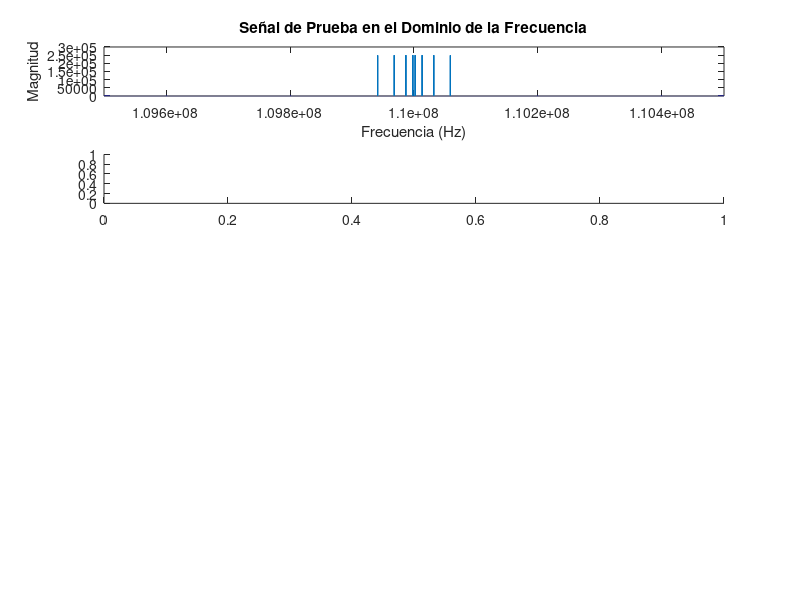

Source code (MATLAB): (Note: this script raises an error after producing the figure.)
pkg load signal; % Cargar el paquete de señales si está disponible

% Parámetros iniciales
fs = 1e6; % Frecuencia de muestreo (Hz)
t = linspace(0, 1, fs); % Vector de tiempo de 1 segundo

% Crear señal de prueba centrada en 110 MHz con componentes en frecuencias específicas
fc = 110e6; % Frecuencia central de 110 MHz
f1 = 1875; % Frecuencia de 1875 Hz
f2 = 13125; % Frecuencia de 13125 Hz
f3 = 31875; % Frecuencia de 31875 Hz
f4 = 58625; % Frecuencia de 58625 Hz

% Generar la señal de prueba (modulación de amplitud)
test_signal = cos(2 * pi * f1 * t) + cos(2 * pi * f2 * t) + cos(2 * pi * f3 * t) + cos(2 * pi * f4 * t);
FMmodulada = test_signal .* cos(2 * pi * fc * t);

% Transformar la señal de prueba al dominio de la frecuencia
FMmodulada_freq = fft(FMmodulada);
f_FMmodulada = linspace(-fs/2, fs/2, length(FMmodulada_freq)) + fc; % Ajuste para centrar en 110 MHz

% Crear oscilador local de 99.3 MHz para obtener una IF de 10.7 MHz
f_lo = 99.3e6; % Frecuencia del oscilador local
osc_lo = cos(2 * pi * f_lo * t); % Señal del oscilador local

% Mezclar la señal de prueba con el oscilador local para obtener la señal IF
IF_signal = FMmodulada .* osc_lo;

% Transformar la señal IF al dominio de la frecuencia
IF_signal_freq = fft(IF_signal);
f_IF = linspace(-fs/2, fs/2, length(IF_signal_freq)) + (fc - f_lo); % Ajuste para centrar en la nueva frecuencia intermedia de 10.7 MHz

% Identificar las componentes de frecuencia significativas
magnitudes = abs(IF_signal_freq);
threshold = max(magnitudes) * 0.1; % Umbral para identificar picos significativos

% Encuentra los picos manualmente
peaks = [];
locs = [];
for i = 2:length(magnitudes)-1
    if magnitudes(i) > magnitudes(i-1) && magnitudes(i) > magnitudes(i+1) && magnitudes(i) > threshold
        peaks = [peaks; magnitudes(i)];
        locs = [locs; i];
    end
end

% Calcular el desplazamiento desde la frecuencia central
frecuencia_central = 10.7e6;
desplazamiento_derecha = max(f_IF(locs) - frecuencia_central);
desplazamiento_izquierda = min(f_IF(locs) - frecuencia_central);

disp(['Desplazamiento hacia la derecha: ', num2str(desplazamiento_derecha), ' Hz']);
disp(['Desplazamiento hacia la izquierda: ', num2str(desplazamiento_izquierda), ' Hz']);

% Graficar las señales en el dominio de la frecuencia
figure;

% Señal de Prueba en el Dominio de la Frecuencia
subplot(5,1,1);
plot(f_FMmodulada, fftshift(abs(FMmodulada_freq)));
title('Señal de Prueba en el Dominio de la Frecuencia');
xlabel('Frecuencia (Hz)');
ylabel('Magnitud');
xlim([fc - 500e3, fc + 500e3]); % Mostrar un rango más cerrado alrededor de 110 MHz para mejor visualización

% Señal del Oscilador Local en el Dominio de la Frecuencia
subplot(5,1,2);
plot(f_osc_lo, fftshift(abs(osc_lo_freq)));
title('Señal del Oscilador Local en el Dominio de la Frecuencia');
xlabel('Frecuencia (Hz)');
ylabel('Magnitud');
xlim([f_lo - 500e3, f_lo + 500e3]); % Mostrar un rango más cerrado alrededor de 99.3 MHz para mejor visualización

% Señal IF en el Dominio de la Frecuencia (sin filtrar)
subplot(5,1,3);
plot(f_IF, fftshift(abs(IF_signal_freq)));
title('Señal Intermedia (IF) en el Dominio de la Frecuencia (sin filtrar)');
xlabel('Frecuencia (Hz)');
ylabel('Magnitud');
xlim([10.2e6, 11.2e6]); % Mostrar un rango más cerrado alrededor de 10.7 MHz para mejor visualización

% Producto del Filtro IF Centrado en el Dominio de la Frecuencia (sin filtro aplicado)
subplot(5,1,4);
plot(f_IF, abs(IF_signal_freq));
title('Producto del Filtro IF Centrado en el Dominio de la Frecuencia (sin filtrar)');
xlabel('Frecuencia (Hz)');
ylabel('Magnitud');
xlim([10.2e6, 11.2e6]); % Mostrar un rango más cerrado alrededor de 10.7 MHz para mejor visualización

% Graficar las componentes significativas
subplot(5,1,5);
plot(f_IF, abs(IF_signal_freq));
hold on;
plot(f_IF(locs), peaks, 'ro'); % Marcar los picos significativos
title('Componentes Significativas en la Señal IF');
xlabel('Frecuencia (Hz)');
ylabel('Magnitud');
xlim([10.2e6, 11.2e6]); % Mostrar un rango más cerrado alrededor de 10.7 MHz para mejor visualización
hold off;

% Verificaciones adicionales
disp('Información de la señal de prueba:');
disp(['Longitud: ', num2str(length(FMmodulada))]);
disp(['Rango de valores: ', num2str(min(FMmodulada)), ' a ', num2str(max(FMmodulada))]);

disp('Información del oscilador local:');
disp(['Longitud: ', num2str(length(osc_lo))]);
disp(['Rango de valores: ', num2str(min(osc_lo)), ' a ', num2str(max(osc_lo))]);

disp('Información de la señal IF:');
disp(['Longitud: ', num2str(length(IF_signal))]);
disp(['Rango de valores: ', num2str(min(IF_signal)), ' a ', num2str(max(IF_signal))]);
